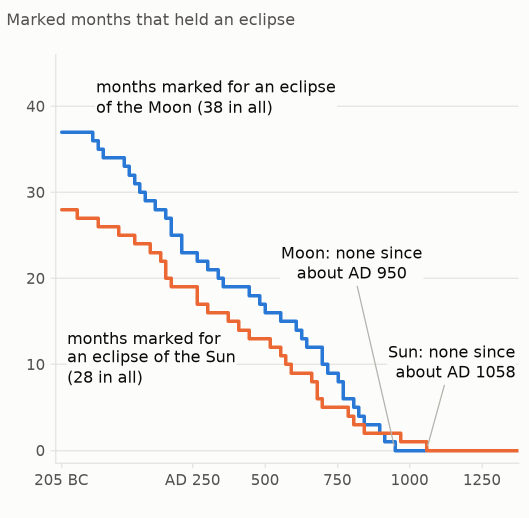
#> input picture yonder/antikythera/img/dial-kept-phone.png, 1058 x 1035 px, found by its file name (shown at 1/2 size)
$ python scale_try.py
#> lines starting #> are read from the running program, lines starting #| are printed output that depends on the picture
"""The two trial pictures scaled to 350 pixels wide, side by side with the pictures as drawn (left: as drawn; right: trial)."""
from PIL import Image
HERE = '/home/agent3/site/check-pictures-phone'
for old, new, out in (('/home/agent3/site/build/img/dial-kept-phone.png', f'{HERE}/tryfix/dial-kept-phone-try.png', f'{HERE}/tryfix/dial-kept-both-350.png'),
                      ('/home/agent3/site/build/img/handshake-popsize-phone.png', f'{HERE}/tryfix/handshake-popsize-phone-try.png', f'{HERE}/tryfix/handshake-popsize-both-350.png')):
    a = Image.open(old).convert('RGB'); b = Image.open(new).convert('RGB')
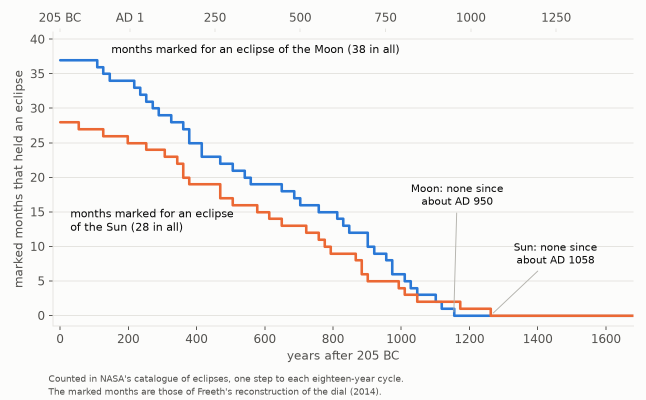
#> input picture yonder/antikythera/img/dial-kept-page.png, 1292 x 799 px, given in place of dial-kept-phone-try.png, which was not available (shown at 1/2 size)
    h = round(a.height * 350 / a.width)
#> h = 342
    a = a.resize((350, h), Image.LANCZOS); b = b.resize((350, h), Image.LANCZOS)
#> after `a = a.resize((350, h), Image.LANCZOS)`:
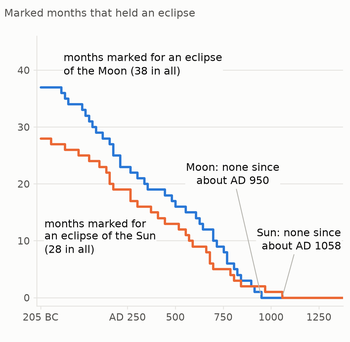
#> a: PIL image 350x342 RGB; mean R, G, B 244.2, 243.7, 243.1
#> after `b = b.resize((350, h), Image.LANCZOS)`:
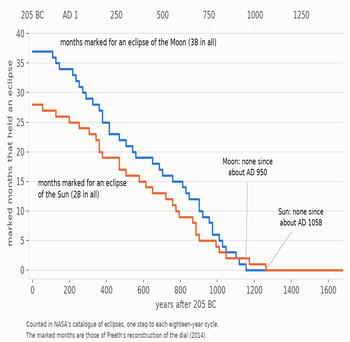
#> b: PIL image 350x342 RGB; mean R, G, B 245.4, 244.9, 244.1
    both = Image.new('RGB', (720, h), (255, 255, 255)); both.paste(a, (0, 0)); both.paste(b, (370, 0)); both.save(out)
#> after `both = Image.new('RGB', (720, h), (255, 255, 255))`: both: PIL image 720x342 RGB; every value is 255
#> after `both.paste(a, (0, 0))`:
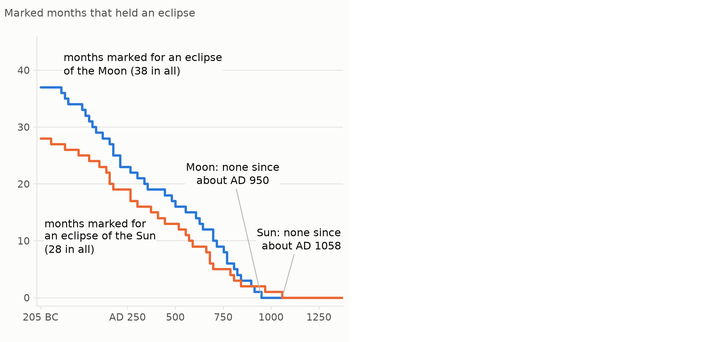
#> both: PIL image 720x342 RGB; mean R, G, B 249.8, 249.5, 249.2
#> after `both.paste(b, (370, 0))`:
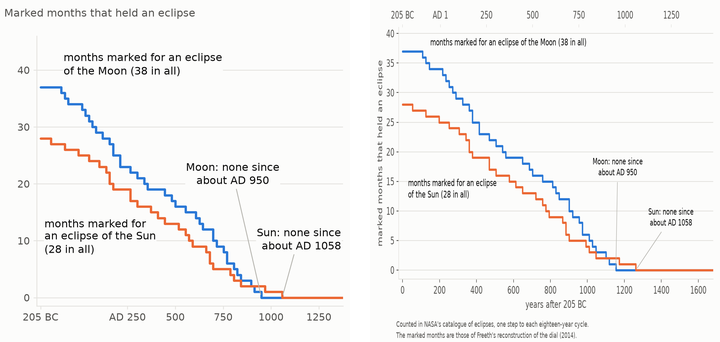
#> both: PIL image 720x342 RGB; mean R, G, B 245.1, 244.6, 243.9
    print('written', out, both.size)
#| written /home/agent3/site/check-pictures-phone/tryfix/dial-kept-both-350.png (720, 342)
#> pass 2 of the loop `for old, new, out in (('/home/agent3/site/build/img/dial-kept-phone.pn..`:
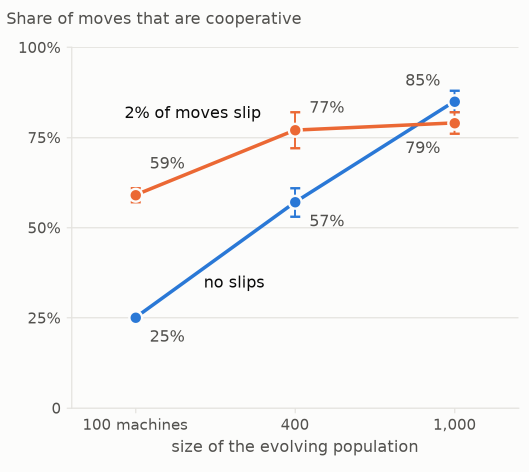
#> input picture yonder/handshake/img/handshake-popsize-phone.png, 1058 x 943 px, found by its file name (shown at 1/2 size)
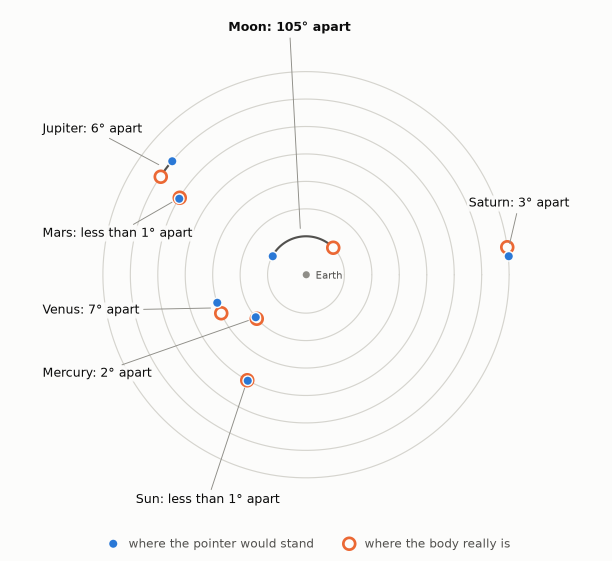
#> input picture yonder/antikythera/img/dial-today-page.png, 1224 x 1122 px, given in place of handshake-popsize-phone-try.png, which was not available (shown at 1/2 size)
#> both: PIL image 720x312 RGB; every value is 255
#> `both.paste(b, (370, 0))`:
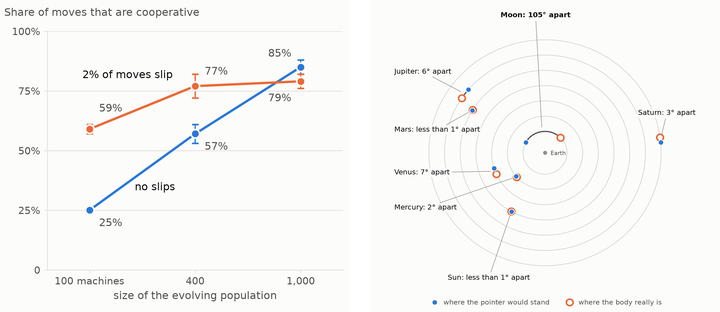
#> both: PIL image 720x312 RGB; mean R, G, B 248.1, 247.8, 246.9
#| written /home/agent3/site/check-pictures-phone/tryfix/handshake-popsize-both-350.png (720, 312)
